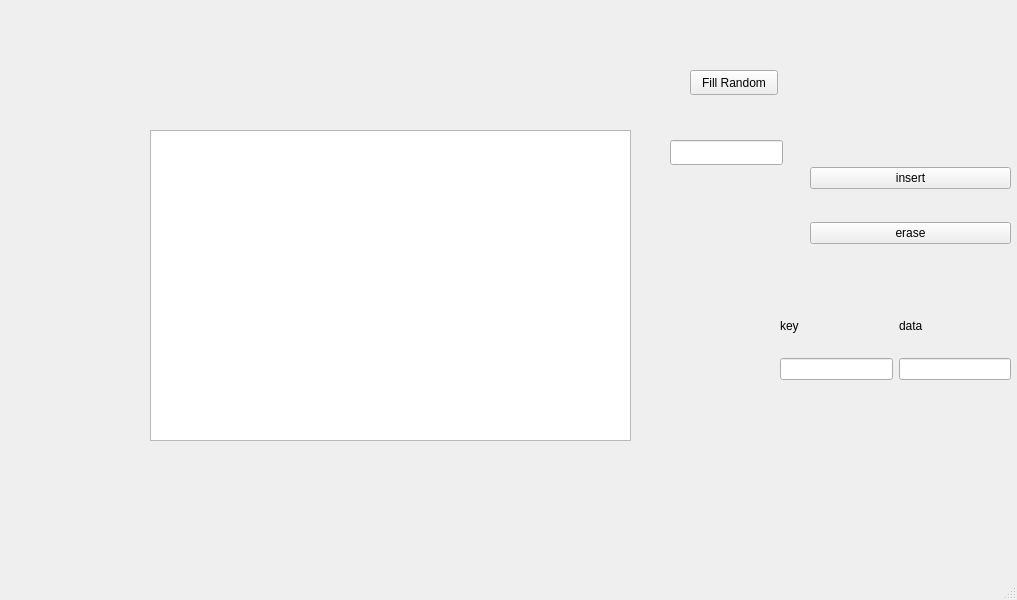
<?xml version="1.0" encoding="UTF-8"?>
<ui version="4.0">
 <class>MainWindow</class>
 <widget class="QMainWindow" name="MainWindow">
  <property name="geometry">
   <rect>
    <x>0</x>
    <y>0</y>
    <width>1017</width>
    <height>600</height>
   </rect>
  </property>
  <property name="windowTitle">
   <string>MainWindow</string>
  </property>
  <widget class="QWidget" name="centralwidget">
   <widget class="QTableWidget" name="tableWidget">
    <property name="geometry">
     <rect>
      <x>150</x>
      <y>130</y>
      <width>481</width>
      <height>311</height>
     </rect>
    </property>
   </widget>
   <widget class="QPushButton" name="randomButton">
    <property name="geometry">
     <rect>
      <x>690</x>
      <y>70</y>
      <width>88</width>
      <height>25</height>
     </rect>
    </property>
    <property name="text">
     <string>Fill Random</string>
    </property>
   </widget>
   <widget class="QLineEdit" name="sizeEdit">
    <property name="geometry">
     <rect>
      <x>670</x>
      <y>140</y>
      <width>113</width>
      <height>25</height>
     </rect>
    </property>
   </widget>
   <widget class="QWidget" name="gridLayoutWidget">
    <property name="geometry">
     <rect>
      <x>780</x>
      <y>300</y>
      <width>231</width>
      <height>80</height>
     </rect>
    </property>
    <layout class="QGridLayout" name="gridLayout">
     <item row="1" column="0">
      <widget class="QLineEdit" name="keyEdit"/>
     </item>
     <item row="0" column="0">
      <widget class="QLabel" name="label">
       <property name="text">
        <string>key</string>
       </property>
      </widget>
     </item>
     <item row="0" column="1">
      <widget class="QLabel" name="label_2">
       <property name="text">
        <string>data</string>
       </property>
      </widget>
     </item>
     <item row="1" column="1">
      <widget class="QLineEdit" name="dataEdit"/>
     </item>
    </layout>
   </widget>
   <widget class="QWidget" name="verticalLayoutWidget">
    <property name="geometry">
     <rect>
      <x>810</x>
      <y>140</y>
      <width>201</width>
      <height>131</height>
     </rect>
    </property>
    <layout class="QVBoxLayout" name="verticalLayout">
     <item>
      <widget class="QPushButton" name="insertButton">
       <property name="text">
        <string>insert</string>
       </property>
      </widget>
     </item>
     <item>
      <widget class="QPushButton" name="eraseButton">
       <property name="text">
        <string>erase</string>
       </property>
      </widget>
     </item>
    </layout>
   </widget>
  </widget>
  <widget class="QMenuBar" name="menubar">
   <property name="geometry">
    <rect>
     <x>0</x>
     <y>0</y>
     <width>1017</width>
     <height>22</height>
    </rect>
   </property>
  </widget>
  <widget class="QStatusBar" name="statusbar"/>
 </widget>
 <resources/>
 <connections/>
</ui>
